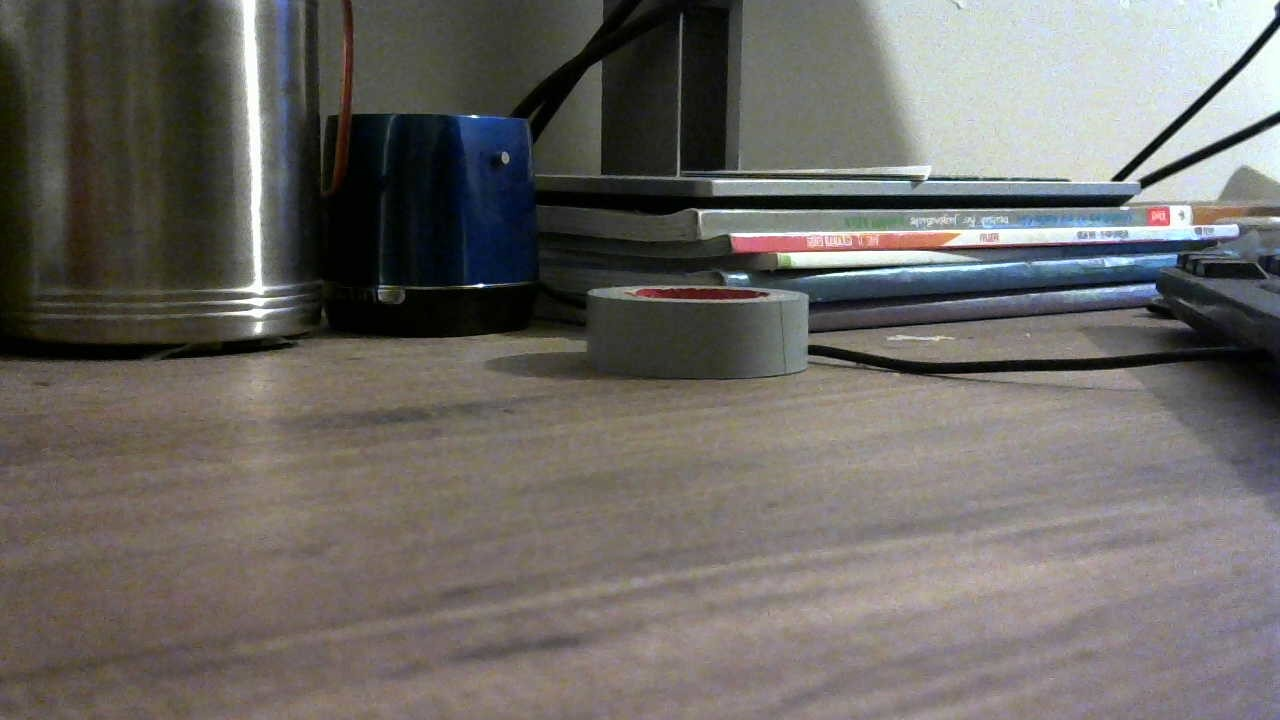
#> input picture 3.jpg, 1280 x 720 px
$ python main.py
#> lines starting #> are read from the running program, lines starting #| are printed output that depends on the picture
#> further down, prev_image is the input picture: shape (720, 1280, 3); mean B, G, R 100.9, 104.7, 107.9
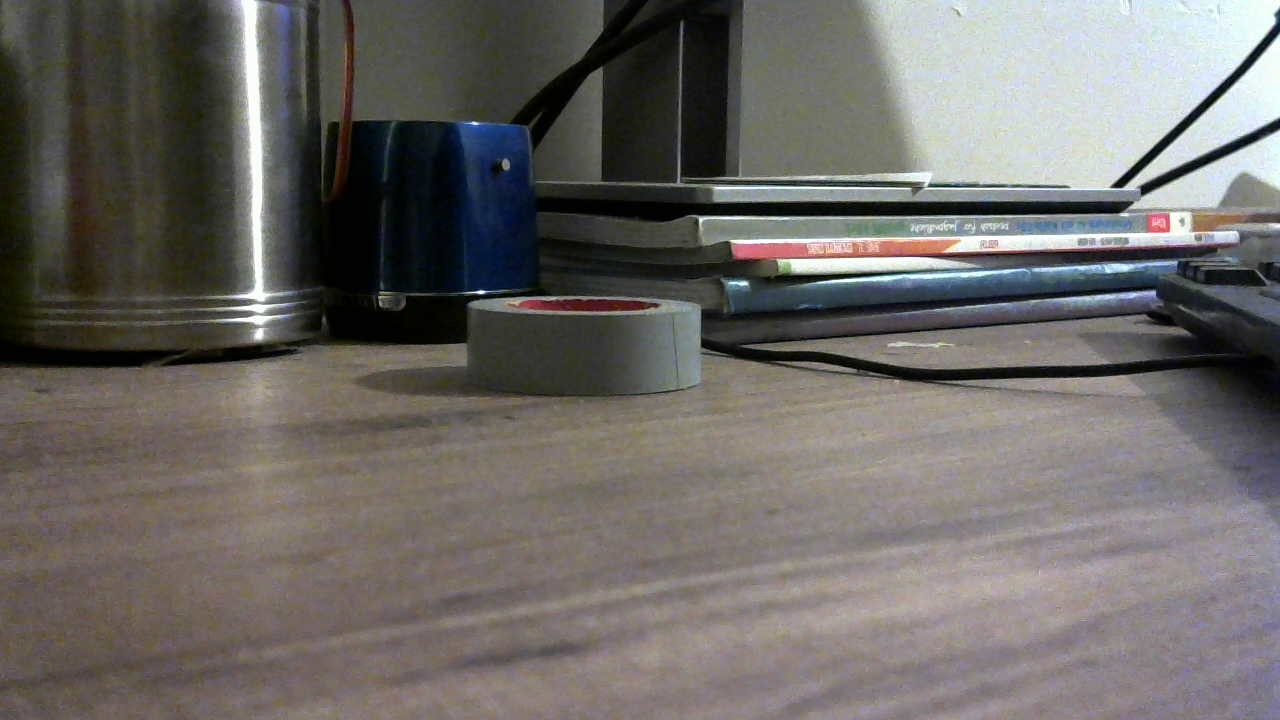
#> input picture 4.jpg, 1280 x 720 px
#> further down, curr_image is the input picture: shape (720, 1280, 3); mean B, G, R 102.1, 105.3, 108.6
import numpy as np
import cv2
import matplotlib.pyplot as plt


def fun(prev_image,curr_image):

    prev_gray = cv2.cvtColor(prev_image, cv2.COLOR_BGR2GRAY)
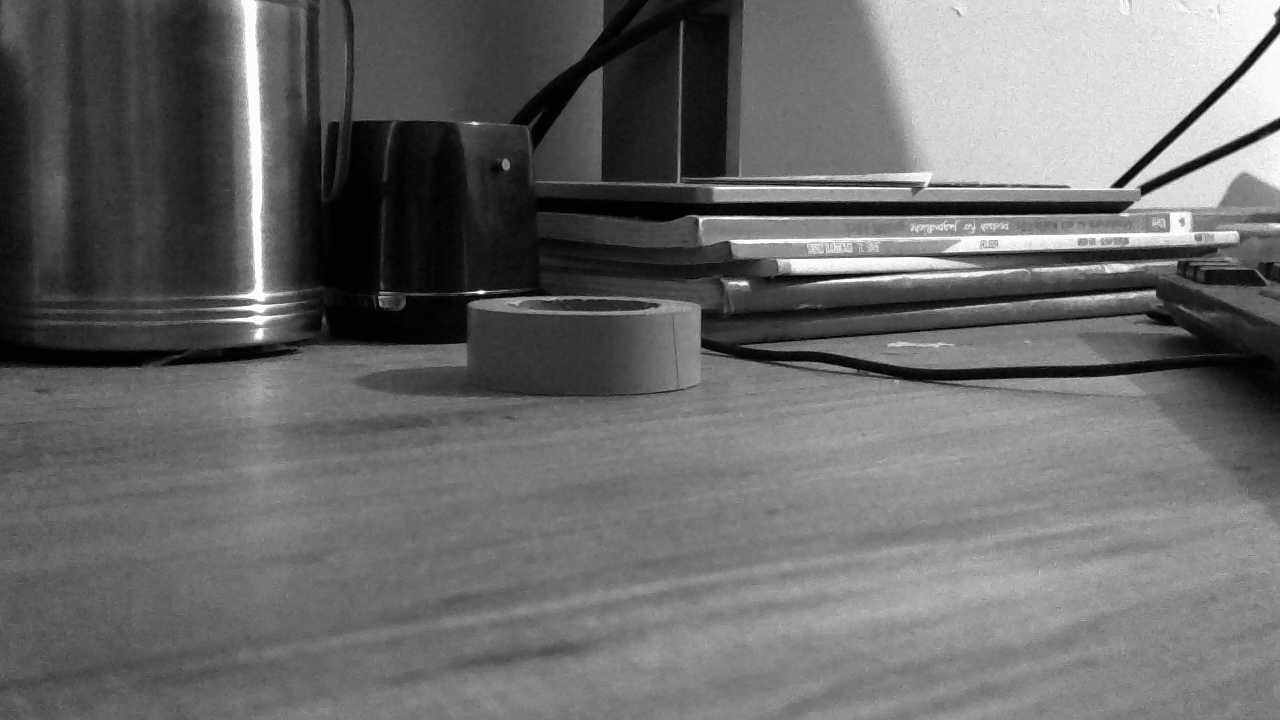
#> prev_gray: shape (720, 1280); min 0, max 255, mean 105.9
    curr_gray = cv2.cvtColor(curr_image, cv2.COLOR_BGR2GRAY)
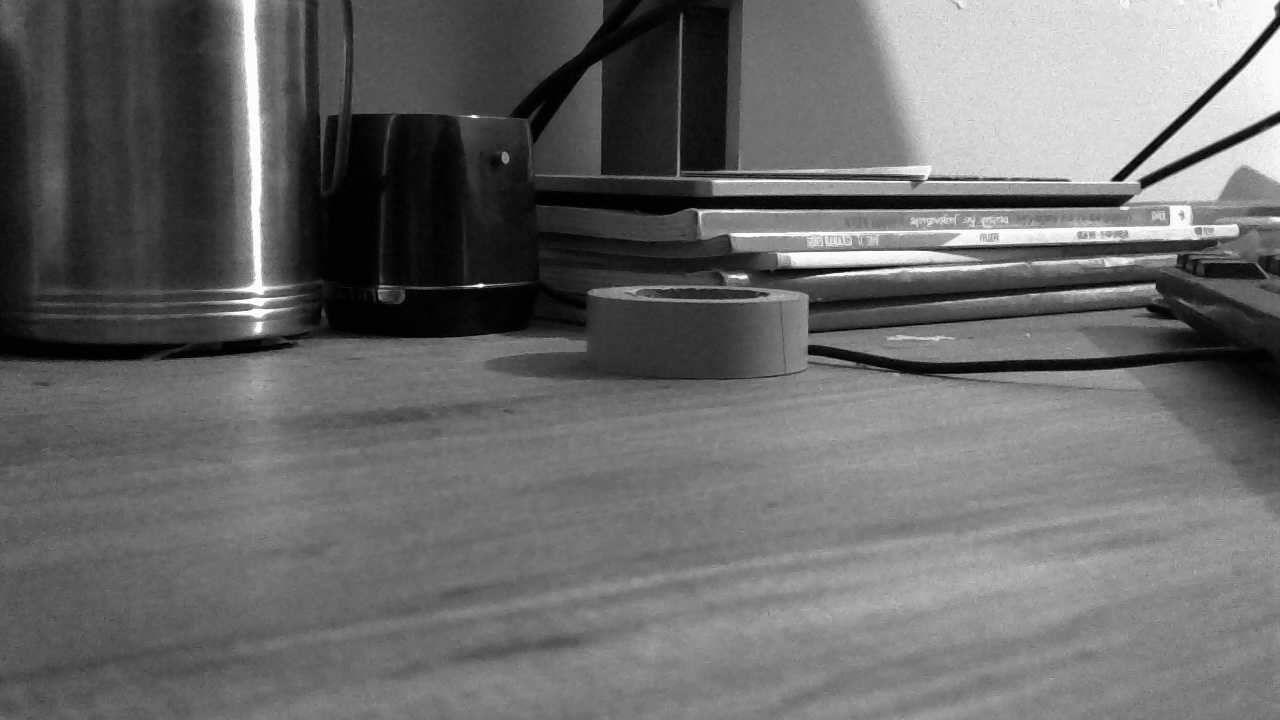
#> curr_gray: shape (720, 1280); min 0, max 255, mean 105.2
    flow = cv2.calcOpticalFlowFarneback(prev_gray,curr_gray, flow = None , pyr_scale = 0.5 ,levels = 3,winsize =15, iterations = 3 ,poly_n = 5, poly_sigma = 1.2 ,flags = 0 )
    spacing = 20

    h,w, *_ = flow.shape
#> h = 720; w = 1280
    nx = int(w/spacing)
#> nx = 64
    ny = int(h/spacing)
#> ny = 36

    x = np.linspace(0,w-1,nx,dtype=np.int64)
#> x = 64 values from 0 to 1279
    y = np.linspace(0,h-1,ny,dtype=np.int64)
#> y = 36 values from 0 to 719

    flow_notdense = flow[np.ix_(y,x)]
    u = flow_notdense[:,:,0]
    v = flow_notdense[:,:,1]

    uv_mag = np.sqrt(u**2+v**2)
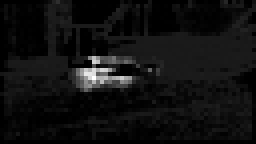
#> uv_mag: shape (36, 64) float32 (shown 4 times larger); min 5.59e-13, max 64.31, mean 4.2; drawn with min black and max white
    u[uv_mag<3] = np.NaN
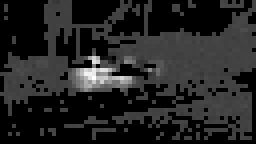
#> u: shape (36, 64) float32 (shown 4 times larger); 50.78% of the values are NaN or infinite; the others: min -22.21, max 61.76, mean 1.86; drawn with min black, max white, NaN and infinite black
    v[uv_mag<3] = np.NaN
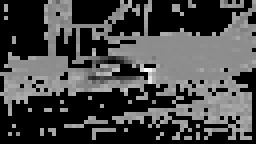
#> v: shape (36, 64) float32 (shown 4 times larger); 50.78% of the values are NaN or infinite; the others: min -22.76, max 6.4, mean -5.79; drawn with min black, max white, NaN and infinite black

    fig, axs = plt.subplots(1,1,figsize=(10,10))
    kwargs = {**dict(angles="xy",scale_units = "xy")}
    axs.quiver(x,y,u,v,**kwargs,scale = 1)
    axs.set_ylim(sorted(axs.get_ylim(),reverse=True))
    axs.set_aspect("equal")

    axs.imshow(curr_image)
    print("asdasdads")
    plt.show()
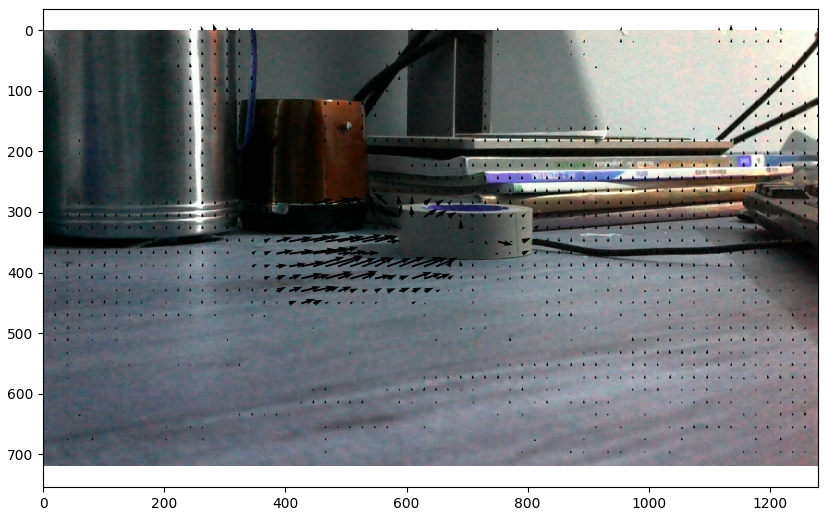
#> figure drawn by matplotlib, 1 panel; B, G, R data is drawn as R, G, B
prev_image = cv2.imread("3.jpg")
curr_image = cv2.imread("4.jpg")
fun(curr_image,prev_image)
